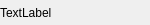
<?xml version="1.0" encoding="UTF-8"?>
<ui version="4.0">
 <class>SelectPlugin</class>
 <widget class="QWidget" name="SelectPlugin">
  <property name="geometry">
   <rect>
    <x>0</x>
    <y>0</y>
    <width>150</width>
    <height>25</height>
   </rect>
  </property>
  <property name="minimumSize">
   <size>
    <width>150</width>
    <height>0</height>
   </size>
  </property>
  <property name="baseSize">
   <size>
    <width>150</width>
    <height>20</height>
   </size>
  </property>
  <property name="focusPolicy">
   <enum>Qt::NoFocus</enum>
  </property>
  <property name="windowTitle">
   <string>Form</string>
  </property>
  <property name="autoFillBackground">
   <bool>true</bool>
  </property>
  <widget class="QLabel" name="label">
   <property name="geometry">
    <rect>
     <x>0</x>
     <y>0</y>
     <width>150</width>
     <height>25</height>
    </rect>
   </property>
   <property name="text">
    <string>TextLabel</string>
   </property>
  </widget>
 </widget>
 <resources/>
 <connections/>
</ui>
